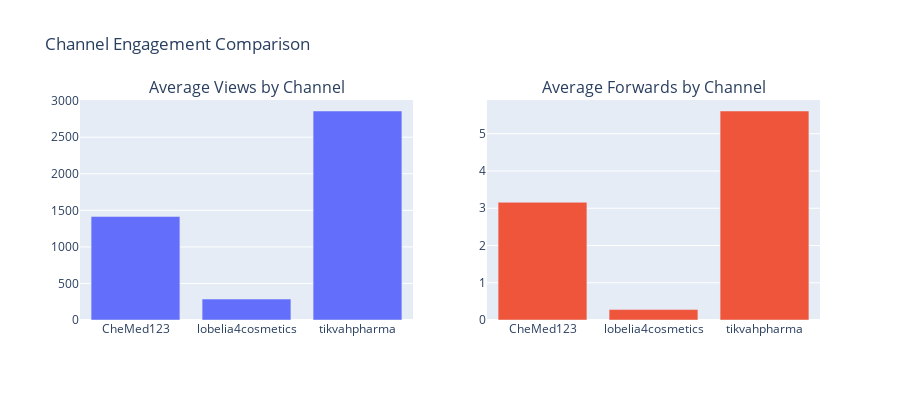

Source (notebook cell):
### Code cell
# Average engagement by channel
if views_col and forwards_col:
    channel_engagement = df.groupby(channel_col).agg({
        views_col: 'mean',
        forwards_col: 'mean',
        'message_id': 'count'
    }).round(2)
    channel_engagement.columns = ['Avg Views', 'Avg Forwards', 'Total Messages']
    
    print("Channel Engagement Metrics:")
    print("="*50)
    print(channel_engagement.sort_values('Avg Views', ascending=False))
    
    # Visualize
    fig = make_subplots(
        rows=1, cols=2,
        subplot_titles=('Average Views by Channel', 'Average Forwards by Channel')
    )
    
    fig.add_trace(
        go.Bar(x=channel_engagement.index, y=channel_engagement['Avg Views'], name='Avg Views'),
        row=1, col=1
    )
    
    fig.add_trace(
        go.Bar(x=channel_engagement.index, y=channel_engagement['Avg Forwards'], name='Avg Forwards'),
        row=1, col=2
    )
    
    fig.update_layout(height=400, showlegend=False, title_text="Channel Engagement Comparison")
    fig.show()

### Figure 1 — Plotly figure (JSON) as saved in the notebook; plotly's stock layout.template omitted (floating-point values rounded to 4 significant figures)
{"data": [{"name": "Avg Views", "type": "bar", "x": ["CheMed123", "lobelia4cosmetics", "tikvahpharma"], "xaxis": "x", "y": [1416.0, 286.2, 2859.0], "yaxis": "y"}, {"name": "Avg Forwards", "type": "bar", "x": ["CheMed123", "lobelia4cosmetics", "tikvahpharma"], "xaxis": "x2", "y": [3.16, 0.28, 5.61], "yaxis": "y2"}], "layout": {"annotations": [{"font": {"size": 16}, "showarrow": false, "text": "Average Views by Channel", "x": 0.225, "xanchor": "center", "xref": "paper", "y": 1, "yanchor": "bottom", "yref": "paper"}, {"font": {"size": 16}, "showarrow": false, "text": "Average Forwards by Channel", "x": 0.775, "xanchor": "center", "xref": "paper", "y": 1, "yanchor": "bottom", "yref": "paper"}], "height": 400, "showlegend": false, "title": {"text": "Channel Engagement Comparison"}, "xaxis": {"anchor": "y", "domain": [0, 0.45]}, "xaxis2": {"anchor": "y2", "domain": [0.55, 1]}, "yaxis": {"anchor": "x", "domain": [0, 1]}, "yaxis2": {"anchor": "x2", "domain": [0, 1]}}}
